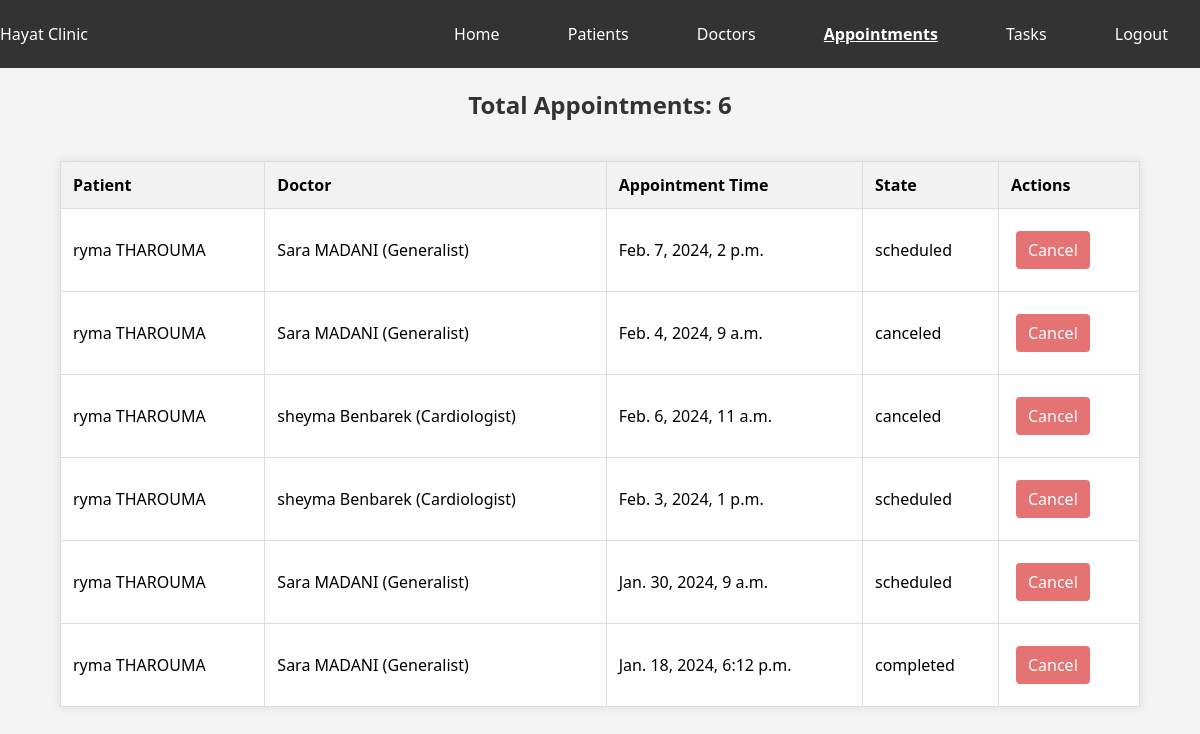
The page /project/admin/appointments/ (signed in) on the database its author committed.
### Project/models.py (models this page shows, shortened)
class Appointment(models.Model):
    aid = models.AutoField(primary_key=True)
    APPOINTMENT_STATES = [
        ("scheduled", "Scheduled"),
        ("completed", "Completed"),
        ("canceled", "Canceled"),
    ]
    TIME_CHOICES = [
        (time(hour, 0), f'{hour}:00')
        for hour in range(9, 12)  # Exclude 12:00
    ] + [
        (time(hour, 0), f'{hour}:00')
        for hour in range(13, 15)  # After lunch, resume from 13:00
    ]
    time_slot = models.TimeField(choices=TIME_CHOICES, default=TIME_CHOICES[0][0], null=False, blank=False)
    full_time = models.DateTimeField(null=False, blank=False)
    state = models.CharField(max_length=20, choices=APPOINTMENT_STATES, null=False, blank=False,default=APPOINTMENT_STATES[0][0])
    patient = models.ForeignKey('Patient', on_delete=models.CASCADE, related_name='appointments_as_patient')
    doctor = models.ForeignKey('Doctor', on_delete=models.CASCADE, related_name='appointments_as_doctor')

class Patient(models.Model):
    pid = models.AutoField(primary_key=True)
    user = models.OneToOneField(User, on_delete=models.CASCADE, unique=True, null=False)
    phone_number = models.CharField(max_length=15, unique=True, null=False, blank=False)
    address = models.CharField(max_length=200, null=False, blank=False)
    date_of_birth = models.DateField(null=False, blank=False)
    emergency_contact = models.CharField(max_length=100, blank=True, null=True)
    GENDER_CHOICES = [
        ('female', 'Female'),
        ('male', 'Male'),
    ]
    gender = models.CharField(max_length=10, choices=GENDER_CHOICES, default='female')

class Doctor(models.Model):
    did = models.AutoField(primary_key=True)
    user = models.OneToOneField(User, on_delete=models.CASCADE)
    SPECIALITY_CHOICES = [
        ("GENERALIST", "Generalist"),
        ("CARDIO", "Cardiologist"),
        ("DERM", "Dermatologist"),
        ("NEURO", "Neurologist"),
        ("ORTHO", "Orthopedic Surgeon"),
        ("ENT", "Otolaryngologist (ENT Specialist)"),
        ("PEDI", "Pediatrician"),
        ("PSYCH", "Psychiatrist"),
    ]
    phone_number = models.CharField(max_length=15, null=False, blank=False)
    address = models.TextField(null=False, blank=False)
    date_recruitment = models.DateField(null=False, blank=False)
    speciality = models.CharField(max_length=10, choices=SPECIALITY_CHOICES, null=False, blank=False)
    def full_name_with_speciality(self):
        return f"{self.user.get_full_name()} ({self.get_speciality_display()})"

### Project/views.py (the view)
# urls.py: path('admin/appointments/', views.admin_appointments, name='admin_appointments'),
@staff_member_required
@login_required
def admin_appointments(request):
    total_appointments = Appointment.objects.count()
    appointments = Appointment.objects.all()
    context = {
        'total_appointments': total_appointments,
        'appointments': appointments,
    }
    return render(request, 'admin_appointments.html', context)

### Project/templates/admin_appointments.html (shortened to what this page needs)
<!DOCTYPE html>
<html lang="en">
  <head>
  </head>
  <body>
    <nav>
      <span>Hayat Clinic</span>
      <div>
        <a href="{% url 'admin_home' %}">Home</a>
        <a href="{% url 'admin_patients' %}">Patients</a>
        <a href="{% url 'admin_doctors' %}">Doctors</a>
        <a
          href="{% url 'admin_appointments' %}"
          style="text-decoration: underline; font-weight: bold"
          >Appointments</a
        >
        <a href="{% url 'admin_tasks' %}">Tasks</a>
        <a class="logout" href="{% url 'logout' %}">Logout</a>
      </div>
    </nav>
    <h2>Total Appointments: {{ total_appointments }}</h2>
    <table>
      <thead>
        <tr>
          <th>Patient</th>
          <th>Doctor</th>
          <th>Appointment Time</th>
          <th>State</th>
          <th>Actions</th>
        </tr>
      </thead>
      <tbody>
        {% for a in appointments %}
        <tr>
          <td>{{ a.patient.user.get_full_name }}</td>
          <td>{{ a.doctor.full_name_with_speciality }}</td>
          <td>{{ a.full_time }}</td>
          <td>{{ a.state }}</td>
          <td>
            <a
              href="{% url 'delete_appointment_admin' appointment_id=a.aid %}"
              class="delete-reservation"
              >Cancel</a
            >
          </td>
        </tr>
        {% endfor %}
      </tbody>
    </table>
  </body>
</html>

### Project/templates/admin_appointments.html (style rules this page uses)
body { font-family: "Segoe UI", Tahoma, Geneva, Verdana, sans-serif; background-color: #f4f4f4; margin: 0; padding: 0; display: flex; flex-direction: column; align-items: center; }
nav { background-color: #333; color: white; padding: 10px; display: flex; justify-content: space-between; align-items: center; width: 100%; top: 0; left: 0; }
nav a { color: white; text-decoration: none; margin: 5px 20px; }
h2 { color: #333; }
table { width: 90%; border-collapse: collapse; margin-top: 20px; background-color: #fff; box-shadow: 0 0 10px rgba(0, 0, 0, 0.1); }
th, td { border: 1px solid #ddd; padding: 12px; text-align: left; }
th { background-color: #f2f2f2; }
a { display: inline-block; padding: 8px 12px; margin: 10px 5px; text-align: center; text-decoration: none; border-radius: 4px; }
a.delete-reservation { background-color: #e57373; color: white; }

### rows shown on the page
Appointment: patient.user.get_full_name "ryma THAROUMA", doctor.full_name_with_speciality "Sara MADANI (Generalist)", full_time "Feb. 7, 2024, 2 p.m.", state "scheduled"
Appointment: patient.user.get_full_name "ryma THAROUMA", doctor.full_name_with_speciality "Sara MADANI (Generalist)", full_time "Feb. 4, 2024, 9 a.m.", state "canceled"
Appointment: patient.user.get_full_name "ryma THAROUMA", doctor.full_name_with_speciality "sheyma Benbarek (Cardiologist)", full_time "Feb. 6, 2024, 11 a.m.", state "canceled"
Appointment: patient.user.get_full_name "ryma THAROUMA", doctor.full_name_with_speciality "sheyma Benbarek (Cardiologist)", full_time "Feb. 3, 2024, 1 p.m.", state "scheduled"
Appointment: patient.user.get_full_name "ryma THAROUMA", doctor.full_name_with_speciality "Sara MADANI (Generalist)", full_time "Jan. 30, 2024, 9 a.m.", state "scheduled"
Appointment: patient.user.get_full_name "ryma THAROUMA", doctor.full_name_with_speciality "Sara MADANI (Generalist)", full_time "Jan. 18, 2024, 6:12 p.m.", state "completed"

### other values the page prints
{{ total_appointments }} "6"
